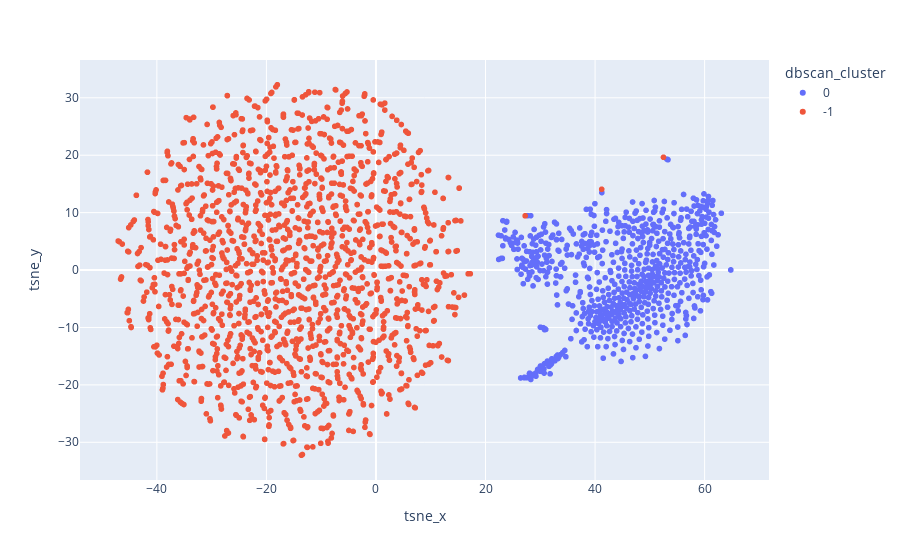

This figure's notebook cell:
### Code cell
fig = px.scatter(dbscan_df, x="tsne_x", y="tsne_y", color='dbscan_cluster', hover_data=["subreddit", 'dbscan_cluster'])
fig.show()

### Figure 1 — Plotly figure (JSON) as saved in the notebook; plotly's stock layout.template omitted (floating-point values rounded to 4 significant figures; data arrays with more than 128 entries replaced by an {"elided": "..."} marker saying what was removed)
{"data": [{"customdata": {"elided": "675x2 mixed values"}, "hovertemplate": "dbscan_cluster=%{customdata[1]}<br>tsne_x=%{x}<br>tsne_y=%{y}<br>subreddit=%{customdata[0]}<extra></extra>", "legendgroup": "0", "marker": {"color": "#636efa", "symbol": "circle"}, "mode": "markers", "name": "0", "showlegend": true, "type": "scattergl", "x": {"elided": "675 float values"}, "xaxis": "x", "y": {"elided": "675 float values"}, "yaxis": "y"}, {"customdata": {"elided": "1600x2 mixed values"}, "hovertemplate": "dbscan_cluster=%{customdata[1]}<br>tsne_x=%{x}<br>tsne_y=%{y}<br>subreddit=%{customdata[0]}<extra></extra>", "legendgroup": "-1", "marker": {"color": "#EF553B", "symbol": "circle"}, "mode": "markers", "name": "-1", "showlegend": true, "type": "scattergl", "x": {"elided": "1600 float values"}, "xaxis": "x", "y": {"elided": "1600 float values"}, "yaxis": "y"}], "layout": {"legend": {"title": {"text": "dbscan_cluster"}, "tracegroupgap": 0}, "margin": {"t": 60}, "xaxis": {"anchor": "y", "domain": [0, 1], "title": {"text": "tsne_x"}}, "yaxis": {"anchor": "x", "domain": [0, 1], "title": {"text": "tsne_y"}}}}
